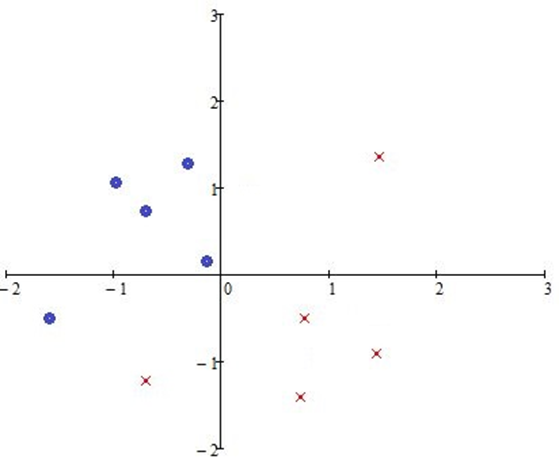
#> input picture Lab3/image9.png, 559 x 467 px
$ python perseptron.py
#> lines starting #> are read from the running program, lines starting #| are printed output that depends on the picture; after the words box and inside, x2 and y2 are one past the last pixel; in counts of white or black regions, pixels touching at a corner belong together; long printed decimals are rounded
### Lab3/cvreader.py
import cv2
import numpy as np


class CVReader:
    def __init__(self, image_path):
        # Загружаем изображение и переводим его в цветовое пространство HSV
#> called with image_path = 'image9.png'
        self.image = cv2.imread(image_path)
#> self.image is the input picture: shape (467, 559, 3); mean B, G, R 252.6, 252.5, 252.5
        self.hsv = cv2.cvtColor(self.image, cv2.COLOR_BGR2HSV)
#> self.hsv: shape (467, 559, 3); mean H, S, V 3.8, 0.6, 252.8
        self.origin_x = 0
        self.origin_y = 0

    # Метод для поиска пересечения осей
    def find_axis_intersection(self):
        # Диапазоны для черного цвета (оси)
        black_lower = np.array([0, 0, 0])
        black_upper = np.array([180, 255, 50])

        # Маска для черного цвета (оси)
        black_mask = cv2.inRange(self.hsv, black_lower, black_upper)
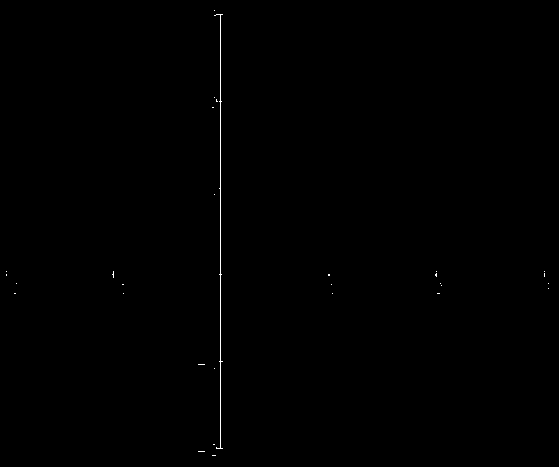
#> black_mask: shape (467, 559); 0.2% white in thin lines or dots

        # Поиск контуров для пересечения осей
        contours_black, _ = cv2.findContours(black_mask, cv2.RETR_EXTERNAL, cv2.CHAIN_APPROX_SIMPLE)
#> contours_black = 30 contours, all with area under 20

        max_area = 0
        for contour in contours_black:
            area = cv2.contourArea(contour)
            if area > max_area:
                max_area = area
                M = cv2.moments(contour)
                if M["m00"] != 0:
                    self.origin_x = int(M["m10"] / M["m00"])
                    self.origin_y = int(M["m01"] / M["m00"])
#> this loop made 30 passes
#> (contour, area, max_area, self.origin_x, self.origin_y) on passes 17, 20: ([[328, 274], [328, 275], [329, 275], [329, 274]], 1, 1, 328, 274), ([[436, 273], [435, 274], [435, 275], [436, 276]], 2, 2, 435, 274)
#> (area, max_area, self.origin_x, self.origin_y) on pass 29: (9.5, 9.5, 219, 246)
#> after the loop, M = moments, m00 9.5, centre m10/m00, m01/m00 = (219.8, 246.9); max_area = 9.5; self.origin_x = 219; self.origin_y = 246

        return self.origin_x, self.origin_y

    def get_coordinates(self, color='blue', step=138):
        coordinates = []

        # Определяем диапазоны для цветов
        if color == 'blue':
            lower = np.array([100, 150, 50])
            upper = np.array([140, 255, 255])
        elif color == 'red':
            lower1 = np.array([0, 100, 100])
            upper1 = np.array([10, 255, 255])
            lower2 = np.array([160, 100, 100])
            upper2 = np.array([180, 255, 255])
            mask = cv2.bitwise_or(cv2.inRange(self.hsv, lower1, upper1), cv2.inRange(self.hsv, lower2, upper2))
            contours, _ = cv2.findContours(mask, cv2.RETR_EXTERNAL, cv2.CHAIN_APPROX_SIMPLE)
            for contour in contours:
                M = cv2.moments(contour)
                if M["m00"] != 0:
                    cX = int(M["m10"] / M["m00"])
                    cY = int(M["m01"] / M["m00"])
                    rel_x = cX - self.origin_x
                    rel_y = self.origin_y - cY
                    coordinates.append((rel_x / step, rel_y / step, 1))  # Добавляем кортеж вместо списка
            return coordinates

        # Маска для синего цвета (нулевой класс)
        blue_mask = cv2.inRange(self.hsv, lower, upper)

        # Поиск контуров для синих кругов (нулевой класс)
        contours_blue, _ = cv2.findContours(blue_mask, cv2.RETR_EXTERNAL, cv2.CHAIN_APPROX_SIMPLE)
        for contour in contours_blue:
            M = cv2.moments(contour)
            if M["m00"] != 0:
                cX = int(M["m10"] / M["m00"])
                cY = int(M["m01"] / M["m00"])
                rel_x = cX - self.origin_x
                rel_y = self.origin_y - cY
                coordinates.append((rel_x / step, rel_y / step, 0))  # Добавляем кортеж вместо списка

        return coordinates

### Lab3/perseptron.py
import matplotlib.pyplot as plt
import random
import cvreader

# Система ИИ решающая проблему разделения двух множеств крестики-нолики

# Путь к изображению
image_path = 'image9.png'

# Создаем объект CVReader
cv_reader = cvreader.CVReader(image_path)

# Находим пересечение осей
origin_x, origin_y = cv_reader.find_axis_intersection()
#> origin_x = 219; origin_y = 246
print(f"Пересечение осей: ({origin_x}, {origin_y})")
#| Пересечение осей: (219, 246)

# Получаем координаты для синих кругов (нулевой класс)
crosses = cv_reader.get_coordinates(color='blue', step=138)
#> in get_coordinates, `blue_mask = cv2.inRange(self.hsv, lower, upper)`:
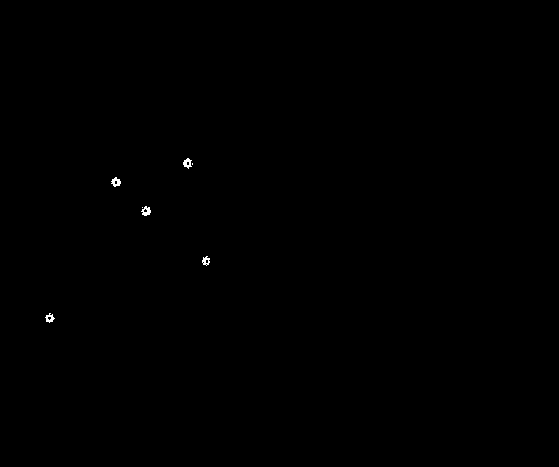
#> blue_mask: shape (467, 559); 0.11% white in thin lines or dots, all inside (x1, y1, x2, y2) = (45, 158, 210, 323)
#> in get_coordinates, `contours_blue, _ = cv2.findContours(blue_mask, cv2.RETR_EXTERNAL, cv2...`: contours_blue = 7 contours, 2 with area under 20; largest, box (x1, y1, x2, y2) and area: (141, 206, 151, 216) 52, (111, 177, 121, 187) 52, (183, 158, 192, 169) 48, (45, 313, 55, 323) 44, (202, 256, 210, 266) 41
#> the loop in get_coordinates, `for contour in contours_blue:` made 7 passes
#> (cX, cY, rel_x, rel_y) on passes 1, 2, 4, 5, 7: (49, 317, -170, -71), (205, 260, -14, -14), (145, 210, -74, 36), (115, 181, -104, 65), (186, 162, -33, 84)
#> contour on passes 3, 6: [[142, 207]], [[192, 163], [192, 164]]
#> after the loop in get_coordinates, `for contour in contours_blue:`: coordinates = [(-1.23, -0.514, 0), (-0.101, -0.101, 0), (-0.536, 0.261, 0), (-0.754, 0.471, 0), (-0.239, 0.609, 0)]
#> crosses has the same summary as coordinates in get_coordinates
print(f"Координаты ноликов: {crosses}")
#| Координаты ноликов: [(-1.232, -0.5145, 0), (-0.1014, -0.1014, 0), (-0.5362, 0.2609, 0), (-0.7536, 0.471, 0), (-0.2391, 0.6087, 0)]

# Получаем координаты для красных крестиков (единичный класс)
naughts = cv_reader.get_coordinates(color='red', step=138)
#> call 2 of get_coordinates, with color = 'red', step = 138
#> in get_coordinates (call 2), `mask = cv2.bitwise_or(cv2.inRange(self.hsv, lower1, upper1), cv2.inRan..`:
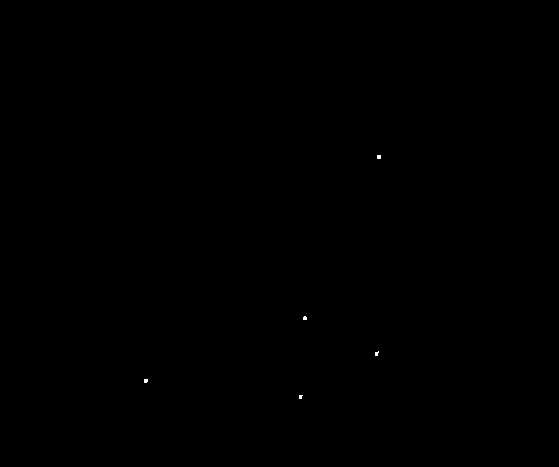
#> mask: shape (467, 559); 0.03% white; 5 white regions (5 under 20 px)
#> in get_coordinates (call 2), `contours, _ = cv2.findContours(mask, cv2.RETR_EXTERNAL, cv2.CHAIN_APPR..`: contours = 5 contours, all with area under 20
#> the loop in get_coordinates (call 2), `for contour in contours:` made 5 passes
#> (contour, cX, cY, rel_x, rel_y) on pass 5: ([[377, 155], [377, 158], [380, 158], [380, 155]], 378, 156, 159, 90)
#> (cX, cY, rel_x, rel_y) on passes 1 to 4: (300, 396, 81, -150), (145, 380, -74, -134), (376, 353, 157, -107), (304, 317, 85, -71)
#> after the loop in get_coordinates (call 2), `for contour in contours:`: coordinates = [(0.587, -1.09, 1), (-0.536, -0.971, 1), (1.14, -0.775, 1), (0.616, -0.514, 1), (1.15, 0.652, 1)]
#> naughts has the same summary as coordinates in get_coordinates
print(f"Координаты крестиков: {naughts}")
#| Координаты крестиков: [(0.587, -1.087, 1), (-0.5362, -0.971, 1), (1.138, -0.7754, 1), (0.6159, -0.5145, 1), (1.152, 0.6522, 1)]

# Добавляем фиктивный столбец x0 = 1
data = [(1, x1, x2, label) for x1, x2, label in crosses + naughts]
#> data = [(1, -1.23, -0.514, 0), (1, -0.101, -0.101, 0), (1, -0.536, 0.261, 0), (1, -0.754, 0.471, 0), (1, -0.239, 0.609, 0), (1, 0.587, -1.09, 1), (1, -0.536, -0.971, 1), (1, 1.14, -0.775, 1), (1, 0.616, -0.514, 1), (1, 1.15, 0.652, 1)]

# Инициализация весов
weights = [random.uniform(-1, 1) for _ in range(3)]
print(weights)


# Правило Хебба
def train_perceptron(data, weights):
    iteration = 0
    is_converged = False
    while not is_converged:
        iteration += 1
        print(f"\nИтерация {iteration}")
        print("Класс | x0  | x1    | x2    | w0     | w1     | w2     | z      | y  | Верно?")
        print("-" * 80)

        is_converged = True
        for x0, x1, x2, y_true in data:
            z = weights[0] * x0 + weights[1] * x1 + weights[2] * x2
            y_pred = 1 if z >= 0 else 0
            is_correct = y_pred == y_true

            # Форматирование для отображения класса
            class_label = '+' if y_true == 1 else '-'

            # Вывод текущей строки таблицы
            print(f"   {class_label}  | {x0:3} | {x1:5.2f} | {x2:5.2f} | {weights[0]:6.2f} | {weights[1]:6.2f} | {weights[2]:6.2f} | {z:6.2f} |  {y_pred} |  {'+' if is_correct else '-'}")

            if not is_correct:
                is_converged = False
                if y_pred == 0:
                    weights[0] += x0
                    weights[1] += x1
                    weights[2] += x2
                else:
                    weights[0] -= x0
                    weights[1] -= x1
                    weights[2] -= x2

    return weights


# Обучение
weights = train_perceptron(data, weights)
#> weights = [-0.311, 1.57, -1.84]


# Построение разделяющей прямой
def plot_decision_boundary(weights):
    x = [-1.5, 2]  # Диапазон для x1
    y = [-(weights[0] + weights[1] * x_val) / weights[2] for x_val in x]  # Расчет x2
    plt.plot(x, y, 'r-', label='Decision Boundary')


# График
plt.figure(figsize=(8, 6))
for x1, x2, _ in crosses:  # Игнорируем метку класса
    plt.scatter(x1, x2, color='red', label='Crosses' if x1 == crosses[0][0] else "")
#> this loop made 5 passes
#> (x1, x2) on passes 1 to 5: (-1.23, -0.514), (-0.101, -0.101), (-0.536, 0.261), (-0.754, 0.471), (-0.239, 0.609)
for x1, x2, _ in naughts:  # Игнорируем метку класса
    plt.scatter(x1, x2, color='blue', label='Naughts' if x1 == naughts[0][0] else "")
#> this loop made 5 passes
#> (x1, x2) on passes 1 to 5: (0.587, -1.09), (-0.536, -0.971), (1.14, -0.775), (0.616, -0.514), (1.15, 0.652)
plot_decision_boundary(weights)
#> in plot_decision_boundary, `y = [-(weights[0] + weights[1] * x_val) / weights[2] for x_val in x]`: y = [-1.45, 1.54]

plt.xlim(-2, 2)
plt.ylim(-2, 2)

# Добавляем оси
plt.axhline(0, color='black', linewidth=0.5)
plt.axvline(0, color='black', linewidth=0.5)

# Включаем сетку
plt.grid(True)

# Добавляем подписи и легенду
plt.xlabel('$x_1$')
plt.ylabel('$x_2$')
plt.legend()
plt.title('Граница персептрона')

# Показываем график
plt.show()
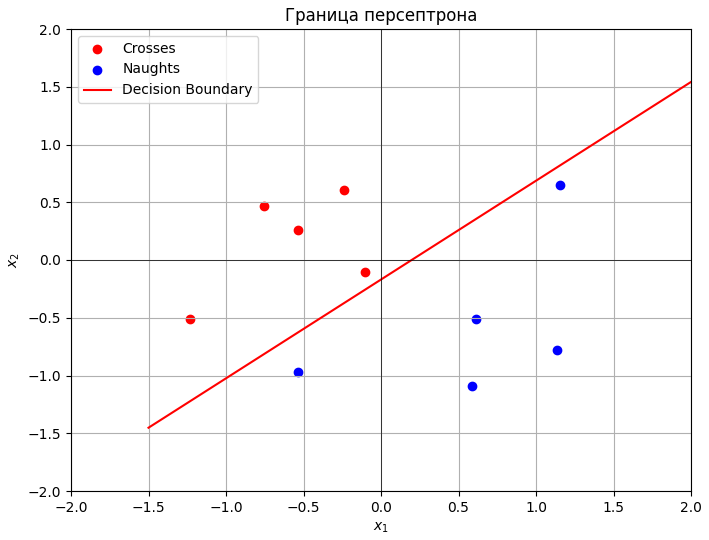
#> figure drawn by matplotlib, 1 panel
